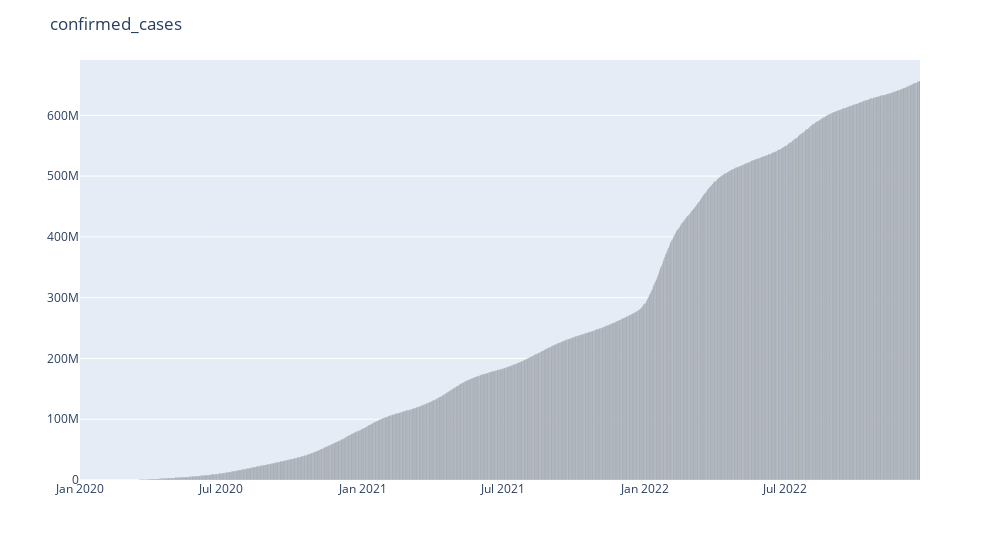

The code cell stored with this chart in its notebook:
### Code cell
#plotting the graph
plot_daywise(cumulative_cases_by_day, 'confirmed_cases', '#000000')

### Figure 1 — Plotly figure (JSON) as saved in the notebook; plotly's stock layout.template omitted (floating-point values rounded to 4 significant figures; data arrays with more than 128 entries replaced by an {"elided": "..."} marker saying what was removed)
{"data": [{"alignmentgroup": "True", "hovertemplate": "date=%{x}<br>confirmed_cases=%{y}<extra></extra>", "legendgroup": "", "marker": {"color": "#000000", "pattern": {"shape": ""}}, "name": "", "offsetgroup": "", "orientation": "v", "showlegend": false, "textposition": "auto", "type": "bar", "x": {"elided": "1088 str values"}, "xaxis": "x", "y": {"elided": "1088 int values"}, "yaxis": "y"}], "layout": {"barmode": "relative", "legend": {"tracegroupgap": 0}, "margin": {"t": 60}, "title": {"text": "confirmed_cases"}, "width": 1000, "xaxis": {"anchor": "y", "domain": [0, 1], "title": {"text": ""}}, "yaxis": {"anchor": "x", "domain": [0, 1], "title": {"text": ""}}}}
